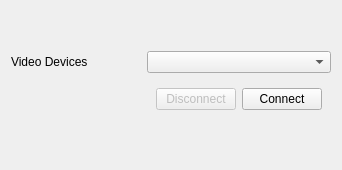
<?xml version="1.0" encoding="UTF-8"?>
<ui version="4.0">
 <class>cameradialog</class>
 <widget class="QDialog" name="cameradialog">
  <property name="geometry">
   <rect>
    <x>0</x>
    <y>0</y>
    <width>342</width>
    <height>170</height>
   </rect>
  </property>
  <property name="windowTitle">
   <string>Dialog</string>
  </property>
  <layout class="QGridLayout" name="gridLayout">
   <item row="2" column="1">
    <widget class="QWidget" name="widget" native="true">
     <layout class="QHBoxLayout" name="horizontalLayout">
      <item>
       <widget class="QPushButton" name="pushButton_disconnect">
        <property name="enabled">
         <bool>false</bool>
        </property>
        <property name="text">
         <string>Disconnect</string>
        </property>
        <property name="checkable">
         <bool>false</bool>
        </property>
       </widget>
      </item>
      <item>
       <widget class="QPushButton" name="pushButton_connect">
        <property name="text">
         <string>Connect</string>
        </property>
       </widget>
      </item>
     </layout>
    </widget>
   </item>
   <item row="1" column="0">
    <widget class="QLabel" name="label">
     <property name="text">
      <string>Video Devices</string>
     </property>
    </widget>
   </item>
   <item row="1" column="1">
    <widget class="QComboBox" name="comboBox_videoDev"/>
   </item>
   <item row="2" column="0">
    <spacer name="horizontalSpacer">
     <property name="orientation">
      <enum>Qt::Horizontal</enum>
     </property>
     <property name="sizeHint" stdset="0">
      <size>
       <width>40</width>
       <height>20</height>
      </size>
     </property>
    </spacer>
   </item>
   <item row="3" column="1">
    <spacer name="verticalSpacer">
     <property name="orientation">
      <enum>Qt::Vertical</enum>
     </property>
     <property name="sizeHint" stdset="0">
      <size>
       <width>20</width>
       <height>40</height>
      </size>
     </property>
    </spacer>
   </item>
   <item row="0" column="1">
    <spacer name="verticalSpacer_2">
     <property name="orientation">
      <enum>Qt::Vertical</enum>
     </property>
     <property name="sizeHint" stdset="0">
      <size>
       <width>20</width>
       <height>40</height>
      </size>
     </property>
    </spacer>
   </item>
  </layout>
 </widget>
 <resources/>
 <connections/>
</ui>
